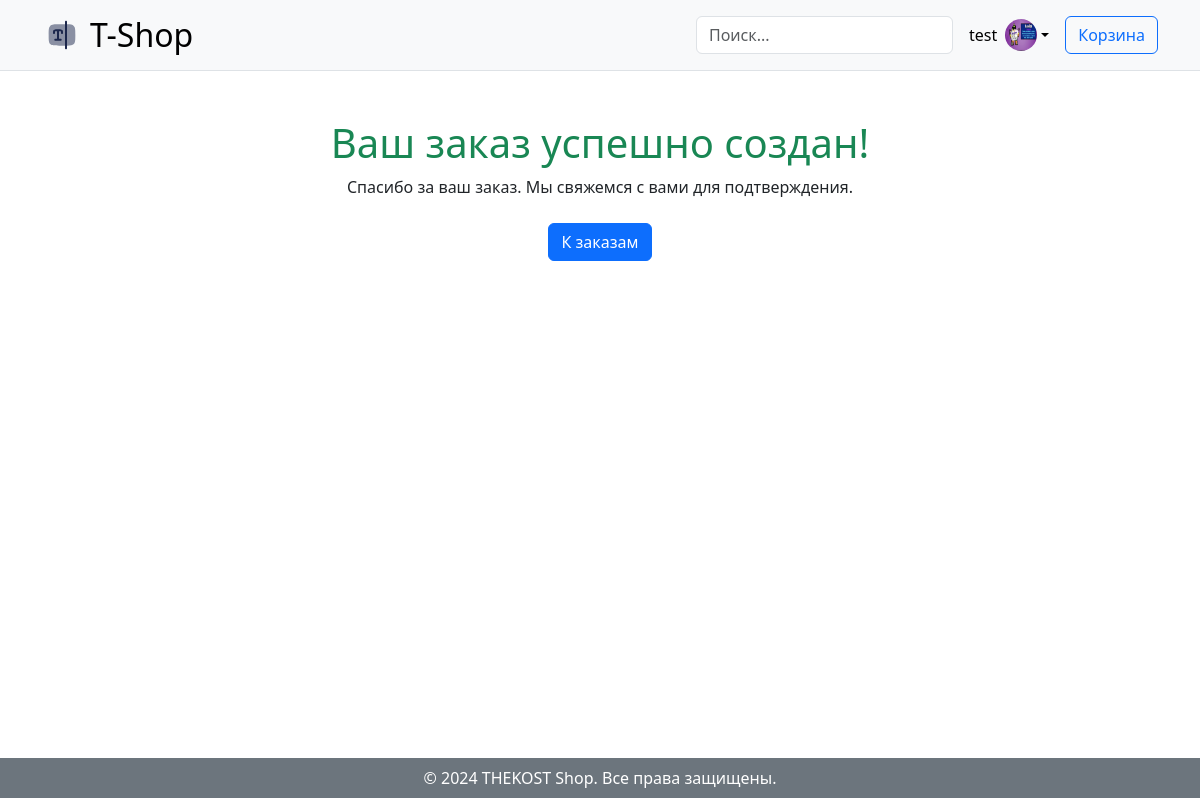
Screenshot of /shop/order_success/ (signed in) with the database file from the repository.
### user_profile/models.py (models this page shows, shortened)
class User(AbstractUser):
    email = models.EmailField(
        max_length=150,
        unique=True,
        error_messages={
            "unique": "Адрес электронной почты должен быть уникальным"
        }
    )
    profile_image = models.ImageField(
        null=True,
        blank=True,
        upload_to="profile_images"
    )
    followers = models.ManyToManyField("Follow")
    REQUIRED_FIELDS = ["email"]
    objects = CustomUserManager()
    def get_profile_picture(self):
        url = ""
        try:
            url = self.profile_image.url
        except:
            url = ""
        return url

### shop/views.py (the view)
# urls.py: path('order_success/', OrderSuccessView.as_view(), name='order_success'),
class OrderSuccessView(View):
    def get(self, request):
        return render(request, 'shop/order/order_success.html')

### blog/context_processors.py (called while the page is built)
def get_all_categories(request):
    categories = Category.objects.all()
    context = {
        "categories": categories
    }
    return context

### templates/shop/order/order_success.html
{% extends 'shop/base/base.html' %}
{% block content %}
    <div class="container py-5">
        <h1 class="text-center text-success">Ваш заказ успешно создан!</h1>
        <p class="text-center">Спасибо за ваш заказ. Мы свяжемся с вами для подтверждения.</p>
        <div class="text-center mt-4">
            <a href="{% url 'user_orders' %}" class="btn btn-primary">К заказам</a>
        </div>
    </div>
{% endblock %}

### templates/shop/base/header.html (shortened to what this page needs)
{% load static %}
<header class="p-3 bg-light border-bottom">
    <div class="container">
        <div class="d-flex flex-wrap align-items-center justify-content-center justify-content-lg-start">
            <a href="{% url 'shop' %}" class="d-flex align-items-center mb-2 mb-lg-0 link-body-emphasis text-decoration-none">
                <img src="{% static 'images/logo.svg' %}" alt="TheKost Shop" width="40" height="32" class="me-2">
                <h2 class="my-0">T-Shop</h2>
            </a>
            <form action="{% url 'search_results' %}" method="get" class="col-12 col-lg-auto mb-3 mb-lg-0 me-lg-3">
                <input type="search" name="q" class="form-control" placeholder="Поиск..." aria-label="Поиск" required>
            </form>
            <div class="dropdown text-end">
                {% if request.user.is_authenticated %}
                    <a href="{% url 'profile' %}" class="d-flex align-items-center link-body-emphasis text-decoration-none dropdown-toggle" data-bs-toggle="dropdown" aria-expanded="false">
                        <span class="me-2">{{ request.user.username }}</span>
                        <img src="{{ request.user.get_profile_picture }}" alt="profile" width="32" height="32" class="rounded-circle">
                    </a>
                {% else %}
                    <li class="nav-item">
                        <a class="nav-link" href="{% url 'login' %}">Войти</a>
                    </li>
                {% endif %}
            </div>
            <div class="ms-3">
                <a href="{% url 'cart' %}" class="btn btn-outline-primary position-relative">
                Корзина
                </a>
            </div>
        </div>
    </div>
</header>

### rows the page displays
User: user.username "test", user.get_profile_picture (picture)
